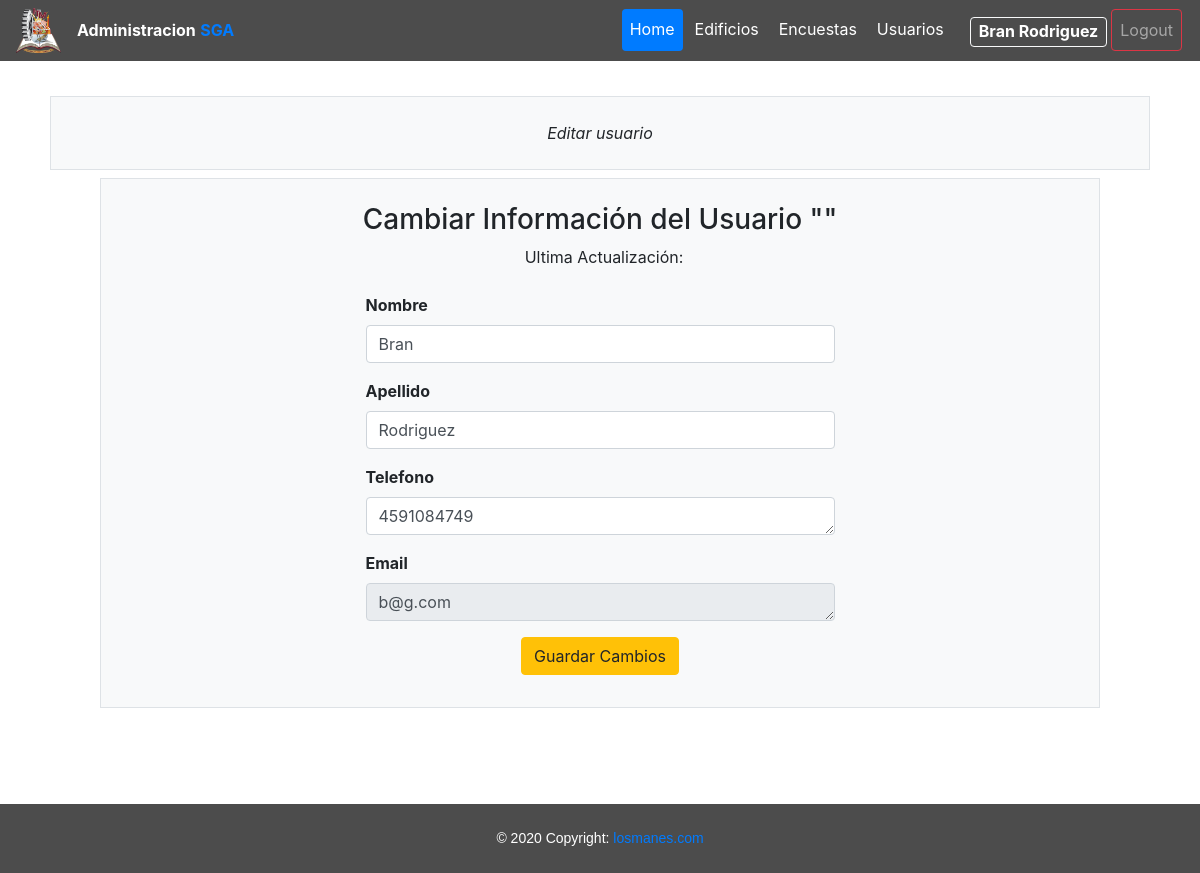
Page /adminSGA/users/3/edit on the committed database.
### AulasTec/models.py (models this page shows)
class User(AbstractUser):
    pass
    celphone = models.CharField(max_length=12, null=True)
    created_at = models.DateTimeField(auto_now_add=True)
    updated_at = models.DateTimeField(auto_now_add=True)

### AulasTec/views.py (the view)
# urls.py: path("adminSGA/users/<str:id>/edit", views.adminSGA_editUser, name="adminSGA_EditUser"),
def adminSGA_editUser(request, id):
    if request.method == "POST":
        try:
            dataUser = User.objects.get(id=id)
            dataUser.first_name = request.POST["nombre"]
            dataUser.last_name = request.POST["apellido"]
            dataUser.celphone = request.POST["phone"]
            dataUser.save()
            return render(request, "adminSGA/edit_user.html", {
                "user": dataUser,
                "message": "Se Guardaron los Cambios!"
                })
        except Exception as e:
            dataUser = User.objects.get(id=id)
            return render(request, "adminSGA/edit_user.html", {
                "user": dataUser,
                "message": "A Ocurrido un Error al Intentar Guardar la Informacion, No se efectuaron Cambios!."
                })
    else:
        try:
            dataUser = User.objects.get(id=id)
        except Exception as e:
            return HttpResponse("NEL")
        return render(request, "adminSGA/edit_user.html", {
            "user": dataUser
            })

### AulasTec/templates/adminSGA/edit_user.html (shortened to what this page needs)
{% extends "adminSGA/layout.html" %}
{% load static %}
{% block body %}
	<div class="myFade" id="patients">
		<div class="container-fluid col-12 col-sm-11 bg-light border pt-3 pb-2 mt-5 text-center">
		    <p>
		    	<span class="font-italic">Editar usuario</span>
		    </p>
		</div>
		<div class="container col-10 bg-light border pt-4 pb-3 mt-2">
			<div class="text-center">
				<h3>Cambiar Información del Usuario "{{usuario}}"</h3>
				<div class="ml-2 mt-2">
					<label>Ultima Actualización: {{ usuario.updated_at|date:'M d Y, h:i' }}</label>
				</div>
				<div class="row justify-content-sm-center pt-3">
					<div class="col-12 col-sm-6">
	                    <form action="{% url 'adminSGA_EditUser' user.id %}" method="POST" autocomplete="off">
	                        <div class="form-group text-left">
	                        	<label class="font-weight-bold" for="nombre">Nombre</label>
	                            <input class="form-control" type="text" name="nombre" placeholder="Nombre del Usuario" value="{{user.first_name}}" required>
	                        </div>
                            <div class="form-group text-left">
	                        	<label class="font-weight-bold" for="apellido">Apellido</label>
	                            <input class="form-control" type="text" name="apellido" placeholder="Apellido" value="{{user.last_name}}" required>
	                        </div>
	                        <div class="form-group text-left">
	                        	<label class="font-weight-bold" for="phone">Telefono</label>
	                            <textarea class="form-control" rows="1" name="phone" required>{{user.celphone}}</textarea>
                            </div>
                            <div class="form-group text-left">
	                        	<label class="font-weight-bold" for="mail">Email</label>
	                            <textarea class="form-control" rows="1" name="mail" readonly>{{user.email}}</textarea>
	                        </div>
	                        <div class="form-group text-center">
	                            <input class="btn btn-warning" type="submit" value="Guardar Cambios">
	                        </div>
	                    </form>
	                </div>
                </div>
			</div>
		</div>
    </div>
    <br><br>
{% endblock %}

### AulasTec/templates/adminSGA/layout.html (shortened to what this page needs)
{% load static %}
<!DOCTYPE html>
<html lang="en">
    <head>
        <link href="{% static 'adminSGA/css/bootstrap.min.css' %}" rel="stylesheet">
        <link href="{% static 'adminSGA/css/myStyle.css' %}" rel="stylesheet">
        <link rel="stylesheet" href="{% static 'sga/map.css' %}">
    </head>
    <body id="myBody">
        <nav class="navbar navbar-expand-lg navbar-dark navbar-custom fixed-top">
          <a class="navbar-brand p-0">
            <img src="{% static 'adminSGA/img/Itmorelia.png' %}" width="45">
          </a>
          <div class="w-auto text-center">
            <span class="font-weight-bold text-white aling-middle">Administracion</span><br class="d-lg-none">
            <span class="font-weight-bold text-primary aling-middle">SGA</span>
          </div>
          <div class="collapse navbar-collapse" id="navbarTogglerDemo01">
            <div class="navbar-nav ml-auto text-center">
              <a id="btn-home" class="nav-item nav-link active rounded myBtn bg-primary" href="{% url 'adminSGA' %}">Home</a>
              {% if user.is_authenticated %}
                <a id="btn-patients" class="nav-item nav-link active rounded myBtn" href="{% url 'adminSGA_Edificios' %}">Edificios</a>
                <a id="btn-publications" id="btn-patients" class="nav-item nav-link active rounded rounded myBtn">Encuestas</a>
                <a id="btn-users" class="nav-item nav-link active rounded myBtn" href="{% url 'adminSGA_users' %}">Usuarios</a>
                <a id="btn-account" class="nav-link btn btn-outline-light myUser ml-3 mt-2 mb-1 pb-0" style="padding-top: 1px;"><strong>{{ user.first_name }} {{ user.last_name }}</strong></a>
                <a class="nav-item nav-link rounded myBtnOut btn btn-outline-danger" href="{% url 'logout' %}">Logout</a>
              {% else %}
                <a id="btn-login" class="nav-item nav-link rounded ml-1 text-white btn btn-outline-warning" href="{% url 'login' %}">Login</a>
              {% endif %}
            </div>
          </div>
        </nav>
        <br>
        <br>
        {% block body %}
        {% endblock %}
        <footer id="myFooter" class="pt-4 pb-4 mt-5">
          <div class="text-center">
              © 2020 Copyright: <a href="https://wwwwwwwww.jodi.org"> losmanes.com</a>
          </div>
        </footer>
    </body>
</html>

### AulasTec/static/adminSGA/css/myStyle.css (style rules this page uses)
* { border: 0px solid; }
.miFooter { background-color: rgba(0,0,0,.7); font-size: 14px; font-family: Arial; color: #fff; }
.myUser { color: white !important; margin-right: 2px; margin-left: 2px; }
.myFade { -webkit-animation: fadein 1s; -moz-animation: fadein 1s; -ms-animation: fadein 1s; -o-animation: fadein 1s; animation: fadein 1s; }
.navbar-custom { background-color:rgba(0,0,0,.7) }
.navbar-custom .navbar-brand { letter-spacing:.1rem; }
.myBtn { margin-left: 2px; margin-right: 2px; }
.myBtnOut { margin-left: 2px; margin-right: 2px; }

### rows in the picture
User: first_name "Bran", last_name "Rodriguez", nombre "Bran", apellido "Rodriguez", phone "4591084749", mail "b@g.com"
